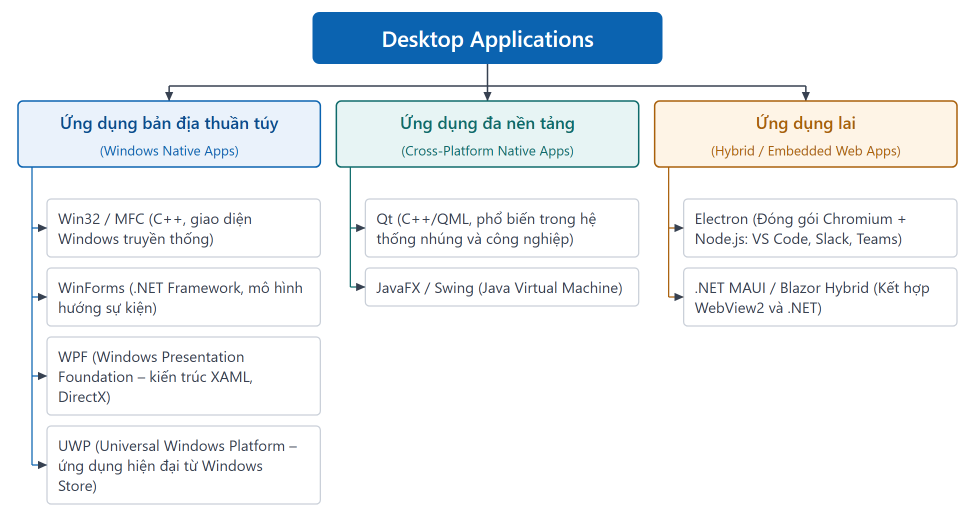
#> input picture docs/diagrams/01-phan-loai-desktop-application.png, 1950 x 1044 px, found by its file name (shown at 1/2 size); the run also reads 3 pictures not shown here
$ python build1.py
#> lines starting #> are read from the running program, lines starting #| are printed output that depends on the picture
### docs/diagrams/src/svgkit.py
# -*- coding: utf-8 -*-
"""Minimal SVG toolkit for redrawing the seminar diagrams.

Everything is laid out in absolute pixels on a 1950 px wide canvas, which is
exactly 6.5 in at 300 dpi -> the usable text width of the Word document
(A4, margins 0.98 + 0.79 in).
"""
import os
import subprocess
from xml.sax.saxutils import escape

from PIL import Image, ImageFont

CHROME = r"C:\Program Files\Google\Chrome\Application\chrome.exe"
FONT_DIR = r"C:\Windows\Fonts"
FONTS = {
    "reg":   (os.path.join(FONT_DIR, "segoeui.ttf"),  "Segoe UI", 400),
    "semi":  (os.path.join(FONT_DIR, "segoeuib.ttf"), "Segoe UI", 600),
    "mono":  (os.path.join(FONT_DIR, "consola.ttf"),  "Consolas", 400),
    "monob": (os.path.join(FONT_DIR, "consolab.ttf"), "Consolas", 700),
}

W = 1950
M = 36

INK      = "#111827"
BODY     = "#374151"
MUTED    = "#6B7280"
RULE     = "#9AA3AF"

BLUE      = "#0B63B0"
BLUE_FILL = "#EAF2FB"
BLUE_DEEP = "#0A4C8F"

GRAY_FILL   = "#F6F7F9"
GRAY_STROKE = "#C9CFD8"

GREEN      = "#127A57"
GREEN_FILL = "#E9F6F0"
RED        = "#B42318"
RED_FILL   = "#FDEDEB"
AMBER      = "#A9600B"
AMBER_FILL = "#FEF4E6"
PURPLE      = "#5A3FA0"
PURPLE_FILL = "#F1EDFB"
TEAL        = "#0F6B6B"
TEAL_FILL   = "#E7F4F4"

_fcache = {}


def _font(key, size):
    k = (key, size)
    if k not in _fcache:
        _fcache[k] = ImageFont.truetype(FONTS[key][0], size)
    return _fcache[k]


def tw(text, size, key="reg"):
    """Measured width of a single line, with a little safety margin."""
    return _font(key, size).getlength(text) * 1.015


def wrap(text, size, maxw, key="reg"):
    """Greedy word wrap; breaks over-long tokens by character."""
    words = text.split()
    lines, cur = [], ""
    for word in words:
        trial = (cur + " " + word).strip()
        if tw(trial, size, key) <= maxw or not cur:
            if tw(trial, size, key) > maxw and not cur:
                # single token wider than the box -> hard break
                piece = ""
                for ch in word:
                    if tw(piece + ch, size, key) > maxw and piece:
                        lines.append(piece)
                        piece = ch
                    else:
                        piece += ch
                cur = piece
            else:
                cur = trial
        else:
            lines.append(cur)
            cur = word
    if cur:
        lines.append(cur)
    return lines


class Fig:
    def __init__(self, width=W):
        self.w = width
        self.parts = []
        self.bottom = 0.0

    # ---------- primitives ----------
    def raw(self, s):
        self.parts.append(s)

    def rect(self, x, y, w, h, fill="none", stroke="none", sw=3, rx=10, dash=None, opacity=None):
        d = ' stroke-dasharray="%s"' % dash if dash else ""
        o = ' opacity="%s"' % opacity if opacity else ""
        self.raw('<rect x="%.1f" y="%.1f" width="%.1f" height="%.1f" rx="%.1f" '
                 'fill="%s" stroke="%s" stroke-width="%s"%s%s/>'
                 % (x, y, w, h, rx, fill, stroke, sw, d, o))
        self.bottom = max(self.bottom, y + h)

    def line(self, x1, y1, x2, y2, stroke=BODY, sw=3, dash=None, marker=True, opacity=None):
        d = ' stroke-dasharray="%s"' % dash if dash else ""
        m = ' marker-end="url(#ah)"' if marker else ""
        o = ' opacity="%s"' % opacity if opacity else ""
        self.raw('<line x1="%.1f" y1="%.1f" x2="%.1f" y2="%.1f" stroke="%s" '
                 'stroke-width="%s" stroke-linecap="butt"%s%s%s/>'
                 % (x1, y1, x2, y2, stroke, sw, d, m, o))
        self.bottom = max(self.bottom, y1, y2)

    # [5 lines left out: function path, not called in this run]

    def text(self, x, y, s, size=32, key="reg", color=INK, anchor="start", opacity=None):
        o = ' opacity="%s"' % opacity if opacity else ""
        self.raw('<text x="%.1f" y="%.1f" font-family="%s" font-size="%s" font-weight="%s" '
                 'fill="%s" text-anchor="%s" dominant-baseline="central" '
                 'xml:space="preserve"%s>%s</text>'
                 % (x, y, FONTS[key][1], size, FONTS[key][2], color, anchor, o, escape(s)))

    def block(self, x, ytop, lines, size=32, key="reg", color=INK, anchor="start", lh=None):
        """Multi-line text block; ytop is the top of the first line box."""
        lh = lh or round(size * 1.34)
        for i, ln in enumerate(lines):
            self.text(x, ytop + lh * (i + 0.5), ln, size, key, color, anchor)
        self.bottom = max(self.bottom, ytop + lh * len(lines))
        return ytop + lh * len(lines)

    # ---------- composite ----------
    # [10 lines left out: function box, not called in this run]

    def badge(self, x, y, w, h, s, size=34, fill=BLUE, color="#FFFFFF", rx=8, key="semi"):
        self.rect(x, y, w, h, fill=fill, stroke="none", rx=rx)
        self.text(x + w / 2, y + h / 2, s, size, key, color, "middle")

    def label(self, cx, cy, lines, size=26, color=BODY, bg="#FFFFFF", pad=6, key="reg"):
        """Text with an opaque background, used on top of connectors."""
        widths = [tw(l, size, key) for l in lines]
        wmax = max(widths)
        lh = round(size * 1.3)
        h = lh * len(lines) + pad
        self.rect(cx - wmax / 2 - pad, cy - h / 2, wmax + 2 * pad, h, fill=bg, stroke="none", rx=4)
        self.block(cx - wmax / 2, cy - h / 2 + pad / 2, lines, size, key, color, "start", lh)

    # [15 lines left out: functions arrow_v, arrow_h, not called in this run]

    # ---------- output ----------
    def render(self, path_png, height=None, dpi=300):
        h = int(round(height or (self.bottom + M)))
        svg = (
            '<svg xmlns="http://www.w3.org/2000/svg" width="%d" height="%d" '
            'viewBox="0 0 %d %d">\n'
            '<defs>\n'
            '<marker id="ah" viewBox="0 0 10 10" refX="9.2" refY="5" markerWidth="19" '
            'markerHeight="19" orient="auto-start-reverse" markerUnits="userSpaceOnUse">'
            '<path d="M0,0.6 L10,5 L0,9.4 z" fill="#374151"/></marker>\n'
            '</defs>\n'
            '<rect width="%d" height="%d" fill="#FFFFFF"/>\n' % (self.w, h, self.w, h, self.w, h)
        ) + "\n".join(self.parts) + "\n</svg>\n"

        base = os.path.splitext(path_png)[0]
        svg_path = base + ".svg"
        with open(svg_path, "w", encoding="utf-8") as f:
            f.write(svg)
        subprocess.run(
            [CHROME, "--headless=new", "--disable-gpu", "--hide-scrollbars",
             "--force-device-scale-factor=1", "--default-background-color=FFFFFFFF",
             "--window-size=%d,%d" % (self.w, h),
             "--screenshot=" + path_png, "file:///" + svg_path.replace("\\", "/")],
            check=True, capture_output=True, timeout=120)
        im = Image.open(path_png).convert("RGB")
        im.save(path_png, dpi=(dpi, dpi))
        return path_png, im.size

### docs/diagrams/src/build1.py
# -*- coding: utf-8 -*-
"""Diagrams 01-05."""
import os
import sys

sys.path.insert(0, os.path.dirname(os.path.abspath(__file__)))
from svgkit import *  # noqa

OUT = os.path.join(os.path.dirname(os.path.abspath(__file__)), "out")
os.makedirs(OUT, exist_ok=True)


def d01():
    f = Fig()
    root_w, root_h = 700, 104
    f.rect((W - root_w) / 2, 24, root_w, root_h, fill=BLUE, stroke="none", rx=14)
    f.text(W / 2, 24 + root_h / 2, "Desktop Applications", 44, "semi", "#FFFFFF", "middle")

    cols, gap = 3, 32
    cw = (W - 2 * M - (cols - 1) * gap) / cols
    centers = [M + cw / 2 + i * (cw + gap) for i in range(cols)]

    bus_y = 172
    f.line(W / 2, 24 + root_h, W / 2, bus_y, marker=False)
    f.line(centers[0], bus_y, centers[2], bus_y, marker=False)

    tree = [
        ("Ứng dụng bản địa thuần túy", "(Windows Native Apps)", BLUE_FILL, BLUE, BLUE_DEEP,
         ["Win32 / MFC (C++, giao diện Windows truyền thống)",
          "WinForms (.NET Framework, mô hình hướng sự kiện)",
          "WPF (Windows Presentation Foundation – kiến trúc XAML, DirectX)",
          "UWP (Universal Windows Platform – ứng dụng hiện đại từ Windows Store)"]),
        ("Ứng dụng đa nền tảng", "(Cross-Platform Native Apps)", TEAL_FILL, TEAL, TEAL,
         ["Qt (C++/QML, phổ biến trong hệ thống nhúng và công nghiệp)",
          "JavaFX / Swing (Java Virtual Machine)"]),
        ("Ứng dụng lai", "(Hybrid / Embedded Web Apps)", AMBER_FILL, AMBER, AMBER,
         ["Electron (Đóng gói Chromium + Node.js: VS Code, Slack, Teams)",
          ".NET MAUI / Blazor Hybrid (Kết hợp WebView2 và .NET)"]),
    ]

    top = 202
    for i, (name, sub, fill, stroke, dark, kids) in enumerate(tree):
        x = M + i * (cw + gap)
        f.line(centers[i], bus_y, centers[i], top - 1)
        nl = wrap(name, 34, cw - 44, "semi")
        f.rect(x, top, cw, 132, fill=fill, stroke=stroke, sw=3, rx=10)
        y = top + 20
        f.block(x + cw / 2, y, nl, 34, "semi", dark, "middle", 44)
        f.text(x + cw / 2, top + 132 - 34, sub, 27, "reg", stroke, "middle")

        cy = top + 132 + 64
        bx = x + 58
        bw = cw - 58
        spine = x + 28
        last_mid = cy
        mids = []
        for kid in kids:
            kl = wrap(kid, 30, bw - 44)
            h = 36 + 40 * len(kl)
            f.rect(bx, cy, bw, h, fill="#FFFFFF", stroke=GRAY_STROKE, sw=2.5, rx=8)
            f.block(bx + 22, cy + 18, kl, 30, "reg", BODY, "start", 40)
            mids.append(cy + h / 2)
            cy += h + 22
        last_mid = mids[-1]
        f.line(spine, top + 132, spine, last_mid, marker=False, sw=2.5, stroke=stroke)
        for m in mids:
            f.line(spine, m, bx - 1, m, sw=2.5, stroke=stroke)
    return f.render(os.path.join(OUT, "01-phan-loai-desktop-application.png"))


def d02():
    f = Fig()
    cx = W / 2
    bw = 1060
    y = 30
    steps = [
        ("Thực hiện hành động thao tác trên AUT", None),
        ("Trích xuất giá trị thực tế từ phần tử UI", "(Actual Value)"),
        ("So sánh đối chiếu với giá trị kỳ vọng", "(Expected Value)"),
    ]
    for title, sub in steps:
        tl = wrap(title, 38, bw - 60, "semi")
        h = 44 + 50 * len(tl) + (40 if sub else 0)
        f.rect(cx - bw / 2, y, bw, h, fill="#FFFFFF", stroke=GRAY_STROKE, sw=3, rx=10)
        f.block(cx, y + 22, tl, 38, "semi", INK, "middle", 50)
        if sub:
            f.text(cx, y + h - 26, sub, 28, "reg", MUTED, "middle")
        y += h
        if title != steps[-1][0]:
            f.line(cx, y, cx, y + 66)
            y += 66

    split_y = y + 44
    f.line(cx, y, cx, split_y, marker=False)
    lc, rc = 470, W - 470
    f.line(lc, split_y, rc, split_y, marker=False)
    f.line(lc, split_y, lc, split_y + 44)
    f.line(rc, split_y, rc, split_y + 44)

    bw2 = 700
    ytop = split_y + 46
    for cxx, title, sub, fill, stroke, dark in (
            (lc, "Khớp giá trị", "(Test Case PASS)", GREEN_FILL, GREEN, GREEN),
            (rc, "Không khớp giá trị", "(Test Case FAIL)", RED_FILL, RED, RED)):
        f.rect(cxx - bw2 / 2, ytop, bw2, 158, fill=fill, stroke=stroke, sw=3, rx=10)
        f.text(cxx, ytop + 58, title, 38, "semi", dark, "middle")
        f.text(cxx, ytop + 112, sub, 28, "reg", stroke, "middle")

    ay = ytop + 158 + 70
    f.line(rc, ytop + 158, rc, ay)
    items = ["Chụp ảnh màn hình tại thời điểm lỗi",
             "Ghi log chi tiết thông số và stacktrace",
             "Đánh dấu trạng thái lỗi vào báo cáo"]
    bw3 = 780
    f.rect(rc - bw3 / 2, ay, bw3, 40 + 46 * 3, fill=GRAY_FILL, stroke=GRAY_STROKE, sw=3, rx=10)
    for i, it in enumerate(items):
        f.text(rc - bw3 / 2 + 30, ay + 20 + 46 * i + 23, "•", 30, "reg", RED, "start")
        f.text(rc - bw3 / 2 + 56, ay + 20 + 46 * i + 23, it, 30, "reg", BODY, "start")
    return f.render(os.path.join(OUT, "02-luong-checkpoint.png"))


def d03():
    f = Fig()
    pw = 900
    panels = [
        (M, "Không dùng POM", RED, RED_FILL, "#FFFFFF",
         [("code", ["TC01_Login",
                    '  find("txtUser").sendKeys(u)',
                    '  find("txtPass").sendKeys(p)',
                    '  find("btnLogin").click()',
                    '  find("lblMessage").getText()'])],
         ["Locator rải khắp test case", "→ đổi UI phải sửa nhiều nơi"]),
        (W - M - pw, "Dùng POM", BLUE, BLUE_FILL, BLUE_FILL,
         [("code", ["TC01_Login", "  loginPage.Login(u, p)", "  Assert(lblMessage)"]),
          ("arrow", "gọi"),
          ("code", ["LoginPage", "  locator + Login()"])],
         ["Locator tập trung một nơi"]),
    ]

    # pre-compute heights
    def panel_height(items, caption):
        h = 34 + 54 + 26
        for kind, val in items:
            if kind == "code":
                h += 40 + 44 * len(val) + 22
            else:
                h += 66
        h += 26 + 44 * len(caption) + 30
        return h

    ph = max(panel_height(p[5], p[6]) for p in panels)
    for x, title, stroke, fill, codefill, items, caption in panels:
        f.rect(x, 26, pw, ph, fill=fill, stroke=stroke, sw=3, rx=14, dash=None)
        f.text(x + pw / 2, 26 + 58, title, 40, "semi", stroke, "middle")
        y = 26 + 34 + 54 + 20
        for kind, val in items:
            if kind == "code":
                h = 40 + 44 * len(val)
                f.rect(x + 44, y, pw - 88, h, fill="#FFFFFF", stroke=GRAY_STROKE, sw=2.5, rx=8)
                f.block(x + 68, y + 20, val, 29, "mono", BODY, "start", 44)
                y += h + 22
            else:
                f.line(x + pw / 2, y, x + pw / 2, y + 64)
                f.label(x + pw / 2 + 46, y + 32, [val], 26)
                y += 66
        f.block(x + pw / 2, y + 4, caption, 30, "reg", stroke, "middle", 44)
    return f.render(os.path.join(OUT, "03-so-sanh-pom.png"))


def d04():
    f = Fig()
    cx = W / 2
    y = 30
    bw = 1080
    f.rect(cx - bw / 2, y, bw, 100, fill="#FFFFFF", stroke=GRAY_STROKE, sw=3, rx=10)
    f.text(cx, y + 50, "Test Case: nhập A = 5, B = 7, nhấn TÍNH TỔNG", 38, "semi", INK, "middle")
    y += 100 + 70
    f.line(cx, y - 70, cx, y)

    f.rect(cx - bw / 2, y, bw, 148, fill=BLUE_FILL, stroke=BLUE, sw=3, rx=10)
    f.text(cx, y + 44, "Giá trị thực tế (Actual Value)", 30, "semi", BLUE_DEEP, "middle")
    f.text(cx, y + 100, 'lblResult = "Ket qua: 5 + 7 = 12"', 32, "mono", INK, "middle")
    y += 148

    split_y = y + 60
    f.line(cx, y, cx, split_y, marker=False)
    lc, rc = 500, W - 500
    f.line(lc, split_y, rc, split_y, marker=False)
    f.line(lc, split_y, lc, split_y + 52)
    f.line(rc, split_y, rc, split_y + 52)

    ytop = split_y + 54
    lw = 800
    f.rect(lc - lw / 2, ytop, lw, 190, fill=PURPLE_FILL, stroke=PURPLE, sw=3, rx=10)
    f.text(lc, ytop + 40, "Oracle: đặc tả quy tắc", 32, "semi", PURPLE, "middle")
    f.text(lc, ytop + 96, 'lblResult = "Ket qua: A + B = A+B"', 29, "mono", INK, "middle")
    f.text(lc, ytop + 148, "(derived oracle)", 27, "reg", PURPLE, "middle")

    f.rect(rc - lw / 2, ytop, lw, 190, fill=GRAY_FILL, stroke=GRAY_STROKE, sw=3, rx=10)
    f.text(rc, ytop + 40, "So sánh", 32, "semi", INK, "middle")
    f.text(rc, ytop + 96, "Expected  ⇄  Actual", 30, "reg", BODY, "middle")
    f.text(rc, ytop + 148, "(assert)", 27, "reg", MUTED, "middle")

    vy = ytop + 190 + 70
    f.line(lc, ytop + 190, lc, vy, marker=False)
    f.line(rc, ytop + 190, rc, vy, marker=False)
    f.line(lc, vy, rc, vy, marker=False)
    f.line(W / 2, vy, W / 2, vy + 40)

    vh, half = 112, 720
    vx = W / 2 - half
    vtop = vy + 42
    f.raw('<clipPath id="verdict"><rect x="%.1f" y="%.1f" width="%d" height="%d" rx="12"/>'
          '</clipPath>' % (vx, vtop, 2 * half, vh))
    f.rect(vx, vtop, 2 * half, vh, fill=GREEN_FILL, stroke="none", rx=12)
    f.raw('<rect x="%.1f" y="%.1f" width="%d" height="%d" fill="%s" clip-path="url(#verdict)"/>'
          % (W / 2, vtop, half, vh, RED_FILL))
    f.rect(vx, vtop, 2 * half, vh, fill="none", stroke=RULE, sw=3, rx=12)
    f.line(W / 2, vtop + 2, W / 2, vtop + vh - 2, stroke=RULE, sw=2, marker=False)
    f.text(vx + half / 2, vtop + vh / 2, "Khớp  →  PASS", 36, "semi", GREEN, "middle")
    f.text(vx + half + half / 2, vtop + vh / 2, "Không khớp  →  FAIL", 36, "semi", RED, "middle")
    return f.render(os.path.join(OUT, "04-luong-test-oracle.png"))


def d05():
    f = Fig()
    f.rect(M, 26, W - 2 * M, 92, fill=BLUE, stroke="none", rx=12)
    f.text(W / 2, 72, "BỘ TIÊU CHÍ ĐÁNH GIÁ CÔNG CỤ AUTOMATION TESTING CHO DESKTOP",
           38, "semi", "#FFFFFF", "middle")

    groups = [
        ("1", "NĂNG LỰC KỸ THUẬT", BLUE, BLUE_FILL, [
            "Hỗ trợ các công nghệ UI desktop",
            "Năng lực nhận diện đối tượng (UIA)",
            "Tính năng Record & Playback",
            "Khả năng Data-Driven Testing",
            "Hệ thống Checkpoint & Báo cáo"]),
        ("2", "KHẢ NĂNG SỬ DỤNG", TEAL, TEAL_FILL, [
            "Độ dốc học tập (Learning Curve)",
            "Chất lượng tài liệu và hướng dẫn",
            "Độ lớn cộng đồng hỗ trợ",
            "Khả năng tích hợp IDE (VS Code, VS)",
            "Độ tiện dụng của giao diện công cụ"]),
        ("3", "HIỆU NĂNG & TÍNH ỔN ĐỊNH", AMBER, AMBER_FILL, [
            "Tốc độ thực thi kịch bản",
            "Độ ổn định (chống flaky test)",
            "Cơ chế đồng bộ hóa (Wait handling)",
            "Mức tiêu hao tài nguyên hệ thống"]),
        ("4", "CHI PHÍ & GIÁ TRỊ ĐẦU TƯ", PURPLE, PURPLE_FILL, [
            "Bản quyền (Free / Commercial)",
            "Chi phí thiết lập môi trường ban đầu",
            "Chi phí đào tạo nhân sự",
            "Khả năng thu hồi vốn đầu tư (ROI)"]),
        ("5", "BẢO TRÌ & TÍNH LINH HOẠT", GREEN, GREEN_FILL, [
            "Khả năng chịu biến động UI",
            "Hỗ trợ mô hình thiết kế (POM)",
            "Tái sử dụng thành phần kịch bản",
            "Tương thích quản lý mã nguồn (Git)"]),
        ("6", "HỆ SINH THÁI & MỞ RỘNG", RED, RED_FILL, [
            "Khả năng mở rộng qua Plugin",
            "Tích hợp thư viện kiểm thử phổ biến",
            "Khả năng tích hợp CI/CD Pipelines",
            "Tính năng ứng dụng AI / Smart Testing"]),
    ]

    cols, gap = 3, 30
    cw = (W - 2 * M - (cols - 1) * gap) / cols
    rows_y = [26 + 92 + 34, None]

    cards = []
    for num, name, stroke, fill, bullets in groups:
        nl = wrap(name, 33, cw - 128, "semi")
        bl = []
        for b in bullets:
            bl.append(wrap(b, 28, cw - 108))
        h = 26 + max(62, 40 * len(nl)) + 20 + sum(40 * len(x) + 6 for x in bl) + 18
        cards.append((num, name, stroke, fill, nl, bl, h))

    for r in range(2):
        row = cards[r * 3:(r + 1) * 3]
        hmax = max(c[6] for c in row)
        for i, (num, name, stroke, fill, nl, bl, h) in enumerate(row):
            x = M + i * (cw + gap)
            y = rows_y[r]
            oy = (hmax - h) / 2
            f.rect(x, y, cw, hmax, fill="#FFFFFF", stroke=stroke, sw=2.5, rx=12)
            f.rect(x, y, cw, 8, fill=stroke, stroke="none", rx=4)
            f.rect(x + 26, y + oy + 30, 58, 58, fill=fill, stroke=stroke, sw=2.5, rx=10)
            f.text(x + 26 + 29, y + oy + 30 + 29, num, 32, "semi", stroke, "middle")
            f.block(x + 100, y + oy + 28, nl, 33, "semi", INK, "start", 40)
            by = y + oy + 28 + max(62, 40 * len(nl)) + 14
            for b in bl:
                f.text(x + 30, by + 20, "•", 28, "reg", stroke, "start")
                f.block(x + 52, by, b, 28, "reg", BODY, "start", 38)
                by += 40 * len(b) + 6
        if r == 0:
            rows_y[1] = rows_y[0] + hmax + 28
    return f.render(os.path.join(OUT, "05-bo-tieu-chi-6-nhom.png"))


if __name__ == "__main__":
    for fn in (d01, d02, d03, d04, d05):
        print(fn.__name__, fn())
#> this loop made 5 passes
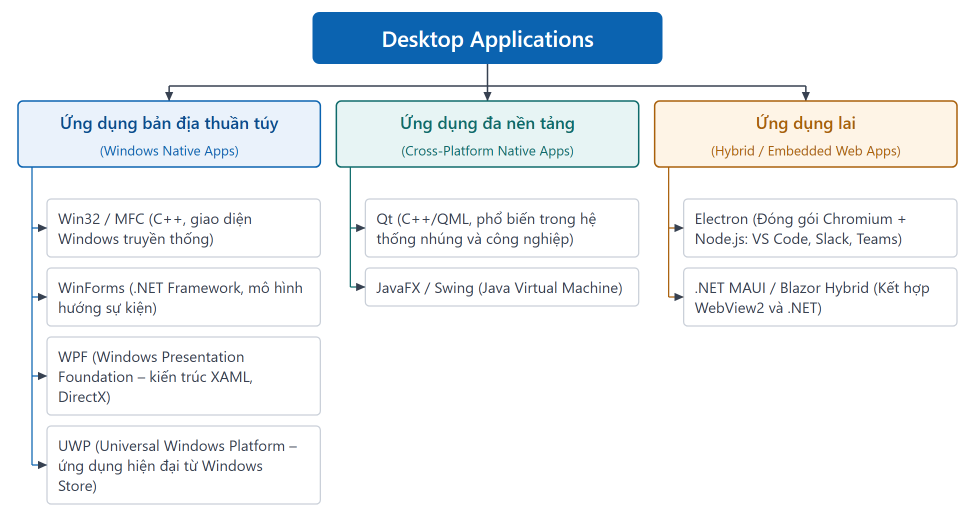
#> input picture docs/diagrams/01-phan-loai-desktop-application.png, 1950 x 1044 px, found by its file name (shown at 1/2 size)
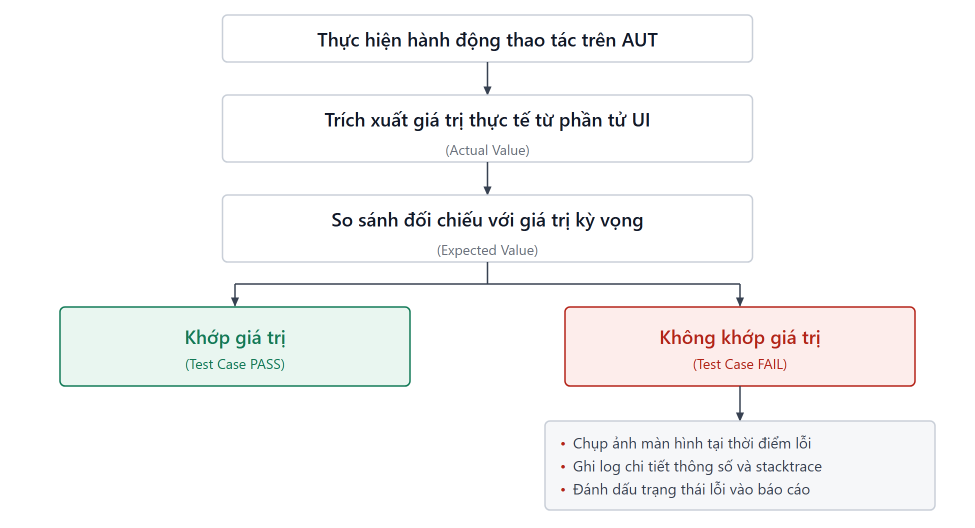
#> input picture docs/diagrams/02-luong-checkpoint.png, 1950 x 1056 px, found by its file name (shown at 1/2 size)
#> pass 3, in render (call 3), `im = Image.open(path_png).convert("RGB")`:
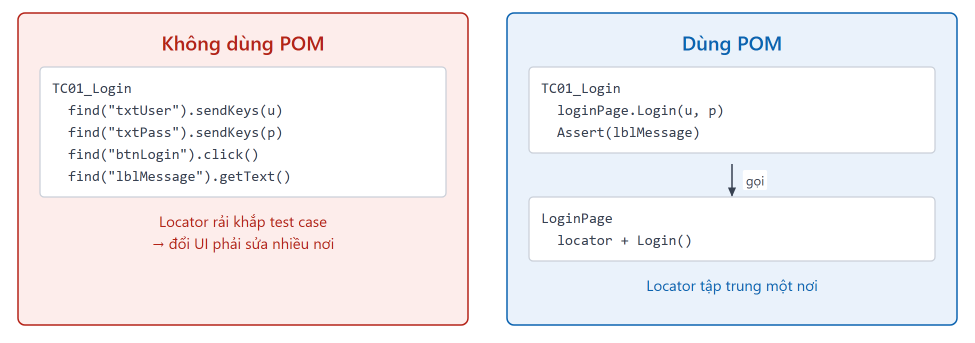
#> im: PIL image 1950x686 RGB (shown at 1/2 size); mean R, G, B 243.5, 240.6, 243
